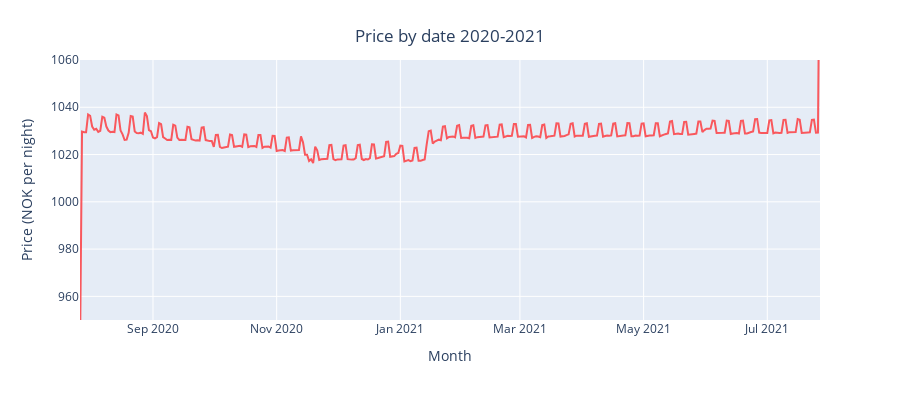

Notebook cell for this chart:
### Code cell
df_price = df.groupby('date')['price'].mean().reset_index()

fig = px.line(df_price, x='date', y="price", color_discrete_sequence=['#f9585d'], labels={"price": "Price (NOK per night)", "date": "Month"})
fig.update_layout(height=400, width=900, title={
        'text': "Price by date 2020-2021",
        'x':0.5,
        'xanchor': 'center',
        'yanchor': 'top'})
fig.update_yaxes(range=[950, 1060])
fig.show()

### Figure 1 — Plotly figure (JSON) as saved in the notebook; plotly's stock layout.template omitted (floating-point values rounded to 4 significant figures; data arrays with more than 128 entries replaced by an {"elided": "..."} marker saying what was removed)
{"data": [{"hovertemplate": "Month=%{x}<br>Price (NOK per night)=%{y}<extra></extra>", "legendgroup": "", "line": {"color": "#f9585d", "dash": "solid"}, "mode": "lines", "name": "", "orientation": "v", "showlegend": false, "type": "scatter", "x": {"elided": "366 str values"}, "xaxis": "x", "y": {"elided": "366 float values"}, "yaxis": "y"}], "layout": {"height": 400, "legend": {"tracegroupgap": 0}, "margin": {"t": 60}, "title": {"text": "Price by date 2020-2021", "x": 0.5, "xanchor": "center", "yanchor": "top"}, "width": 900, "xaxis": {"anchor": "y", "domain": [0, 1], "title": {"text": "Month"}}, "yaxis": {"anchor": "x", "domain": [0, 1], "range": [950, 1060], "title": {"text": "Price (NOK per night)"}}}}
